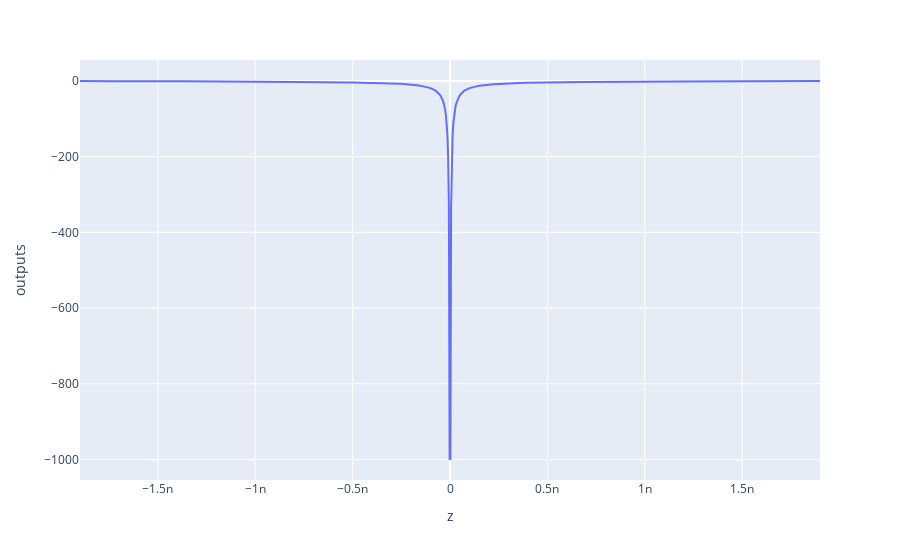

This figure's notebook cell:
### Markdown cell above
Inside a finite well, a particle has the wavefunction

$\psi(x)_1 = D\cos(lx) \tag{1}$

where

$l = \frac{\sqrt{2m(V_0 - E)}}{\hbar} \tag{2}$.

Outside the well,

<p>$\psi(x)_2 = F\exp(-kx) \tag{3}$</p>

where

$k = \frac{\sqrt{2mE}}{\hbar} \tag{4}$.


Since the wavefunction and its derivative must be continuous, we set $\psi(w)_1 = \psi(w)_2$ and $\psi'(w)_1 = \psi'(w)_2$, which gives:

<p>$D\cos(lw) =  F\exp(-kw)\tag{5}$</p>

and

<p>$-lD\sin(lw) =  -kF\exp(-kw)\tag{6}$</p>

Deviding (5) by (6) gives:

<p>$k = l\tan(lw)\tag{7}$</p>

Since $k$ and $l$ are both functions of $E$, we can find the allowed energy values from this equation.  However, it's not convenient to have two separate functions of $E$.  Instead, following the derivation used in Griffiths' *Quantum Mechanics* in section 2.6, set:


<p>$z = lw \tag{8}$</p> 
    
    
<p>$((7) \text{ and } (8) \implies \tan z = \frac{k}{l} \tag{9})$</p>

and

$z_0 = \frac{w}{\hbar}\sqrt{2mV_0}\tag{10}$.

Additionally, from the definitions of $k$ and $l$ it follows that

$k^2+l^2 = \frac{2mV_0}{\hbar^2} \implies k = \sqrt{\frac{2mV_0}{\hbar^2} - l^2} = \sqrt{\left(\frac{z_0}{w}\right)^2 - \left(\frac{z}{w}\right)^2} \implies kw = \sqrt{z_0^2 - z^2}\tag{11}$.

$(11) \text{ and } (9) \implies \tan z =\sqrt{\left(\frac{z_0}{z}\right)^2-1} \tag{12}$

Now, solving for $E$ in (2) and multiplying by $w$ to get it in terms of $z$ instead of $l$, we get that

<p>$ E = V_0 - \frac{z^2\hbar^2}{2mw^2} \tag{13}$</p>

Now I'll find the solutions for $z$ by plotting the roots of equation 12 and then compute the energy difference between the highest and lowest energy levels.

### Code cell
m = m_e*0.067
V_0 = 0.2 *1.602*10**(-19) #in Joules
w = 20 * 10**(-9) #in meters
z_0 = (w/((h_bar*10**(-9)))) * (2*m*V_0)**0.5

z = np.linspace(-z_0, z_0, 1000)
outputs = np.tan(z) - ((z_0/z)**2 - 1)**0.5
df = DataFrame({'z':z, 'outputs':outputs})

line(df, x = 'z', y = 'outputs')

### Figure 1 — Plotly figure (JSON) as saved in the notebook; plotly's stock layout.template omitted (floating-point values rounded to 4 significant figures; data arrays with more than 128 entries replaced by an {"elided": "..."} marker saying what was removed)
{"data": [{"hovertemplate": "z=%{x}<br>outputs=%{y}<extra></extra>", "legendgroup": "", "line": {"color": "#636efa", "dash": "solid"}, "marker": {"symbol": "circle"}, "mode": "lines", "name": "", "orientation": "v", "showlegend": false, "x": {"elided": "1000 float values"}, "xaxis": "x", "y": {"elided": "1000 float values"}, "yaxis": "y", "type": "scatter"}], "layout": {"xaxis": {"anchor": "y", "domain": [0.0, 1.0], "title": {"text": "z"}}, "yaxis": {"anchor": "x", "domain": [0.0, 1.0], "title": {"text": "outputs"}}, "legend": {"tracegroupgap": 0}, "margin": {"t": 60}}}
